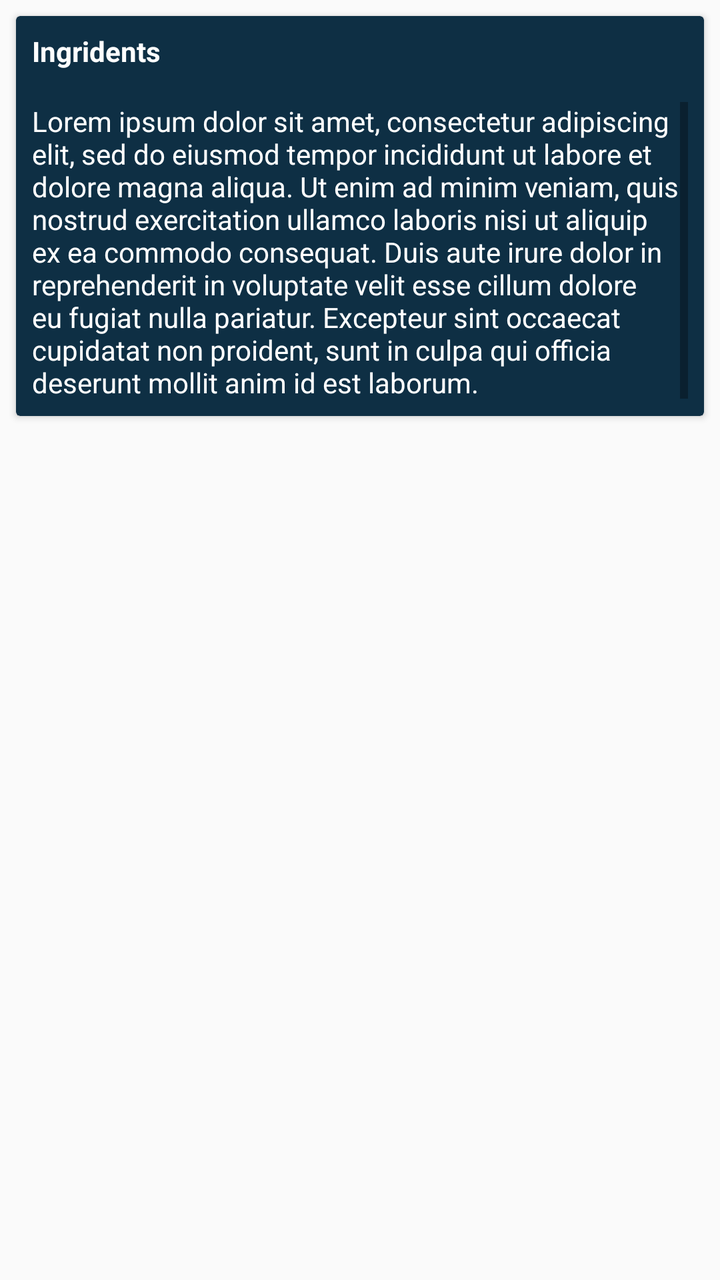
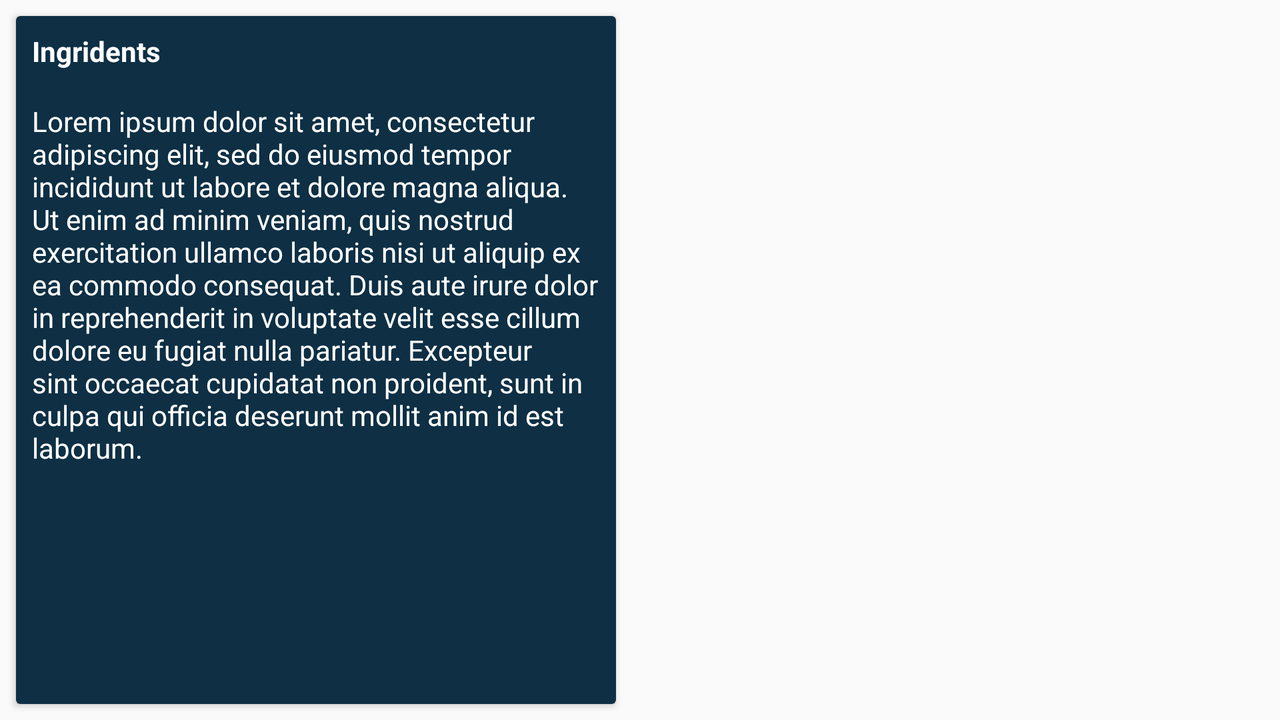

One screen, two layout resources from the same app: the default and the repository's alternative for another configuration. Each is rendered where Android would select it; the XML of both is given below.
<!-- AndroidManifest.xml: application theme AppTheme -->
<!-- res/layout/activity_recipe_details.xml -->
<?xml version="1.0" encoding="utf-8"?>
<LinearLayout xmlns:android="http://schemas.android.com/apk/res/android"
    xmlns:app="http://schemas.android.com/apk/res-auto"
    xmlns:tools="http://schemas.android.com/tools"
    android:layout_width="match_parent"
    android:layout_height="match_parent"
    android:orientation="vertical"
    tools:context=".RecipeDetailsActivity">

    <android.support.v7.widget.CardView
        android:layout_width="match_parent"
        android:layout_height="200dp"
        android:layout_marginEnd="8dp"
        android:layout_marginStart="8dp"
        android:layout_marginTop="8dp"
        app:cardBackgroundColor="@color/colorPrimary">

            <LinearLayout
                android:layout_width="match_parent"
                android:layout_height="match_parent"
                android:orientation="vertical">

            <TextView
                android:layout_width="wrap_content"
                android:layout_height="wrap_content"
                android:padding="8dp"
                android:textColor="#ffffff"
                android:textStyle="bold"
                android:text="Ingridents"/>

                <ScrollView
                    android:layout_width="match_parent"
                    android:layout_height="wrap_content"
                    android:layout_margin="8dp"
                    android:background="#0E2F44">

            <TextView
                android:id="@+id/tv_ingridents"
                android:layout_width="wrap_content"
                android:layout_height="wrap_content"
                android:textColor="#ffffff"
                tools:text="Lorem ipsum dolor sit amet, consectetur adipiscing elit, sed do eiusmod tempor incididunt ut labore et dolore magna aliqua. Ut enim ad minim veniam, quis nostrud exercitation ullamco laboris nisi ut aliquip ex ea commodo consequat. Duis aute irure dolor in reprehenderit in voluptate velit esse cillum dolore eu fugiat nulla pariatur. Excepteur sint occaecat cupidatat non proident, sunt in culpa qui officia deserunt mollit anim id est laborum." />
                </ScrollView>
            </LinearLayout>
    </android.support.v7.widget.CardView>

    <android.support.v7.widget.RecyclerView
        android:id="@+id/rv_recipe_detials"
        android:layout_width="match_parent"
        android:layout_height="wrap_content"
        android:layout_marginBottom="8dp"
        android:layout_marginEnd="8dp"
        android:layout_marginStart="8dp"/>
</LinearLayout>
<!-- resources referenced by this layout -->
<resources>
  <color name="colorPrimary">#0E2F44</color>
  <style name="AppTheme" parent="Theme.AppCompat.Light.DarkActionBar">
          
          <item name="colorPrimary">@color/colorPrimary</item>
          <item name="colorPrimaryDark">@color/colorPrimaryDark</item>
          <item name="colorAccent">@color/colorAccent</item>
      </style>
  <color name="colorPrimaryDark">#081C28</color>
  <color name="colorAccent">#FF4081</color>
</resources>
<!-- res/layout-land/activity_recipe_details.xml (the repository's variant of the layout above) -->
<!-- drawn on the phone turned sideways -->
<?xml version="1.0" encoding="utf-8"?>
<LinearLayout xmlns:android="http://schemas.android.com/apk/res/android"
    xmlns:app="http://schemas.android.com/apk/res-auto"
    xmlns:tools="http://schemas.android.com/tools"
    android:layout_width="match_parent"
    android:layout_height="match_parent"
    android:orientation="horizontal"
    tools:context=".RecipeDetailsActivity">

    <android.support.v7.widget.CardView
        android:layout_width="300dp"
        android:layout_height="match_parent"
        android:layout_margin="8dp"
        app:cardBackgroundColor="@color/colorPrimary">

            <LinearLayout
                android:layout_width="match_parent"
                android:layout_height="match_parent"
                android:orientation="vertical">

            <TextView
                android:layout_width="wrap_content"
                android:layout_height="wrap_content"
                android:padding="8dp"
                android:textColor="#ffffff"
                android:textStyle="bold"
                android:text="Ingridents"/>

            <ScrollView
                android:layout_width="match_parent"
                android:layout_height="wrap_content"
                android:layout_margin="8dp"
                android:background="#0E2F44">

            <TextView
                android:id="@+id/tv_ingridents"
                android:layout_width="wrap_content"
                android:layout_height="wrap_content"
                android:textColor="#ffffff"
                tools:text="Lorem ipsum dolor sit amet, consectetur adipiscing elit, sed do eiusmod tempor incididunt ut labore et dolore magna aliqua. Ut enim ad minim veniam, quis nostrud exercitation ullamco laboris nisi ut aliquip ex ea commodo consequat. Duis aute irure dolor in reprehenderit in voluptate velit esse cillum dolore eu fugiat nulla pariatur. Excepteur sint occaecat cupidatat non proident, sunt in culpa qui officia deserunt mollit anim id est laborum." />
                </ScrollView>
            </LinearLayout>
    </android.support.v7.widget.CardView>

    <android.support.v7.widget.RecyclerView
        android:id="@+id/rv_recipe_detials"
        android:layout_width="match_parent"
        android:layout_height="match_parent"
        android:layout_margin="8dp"/>
</LinearLayout>
